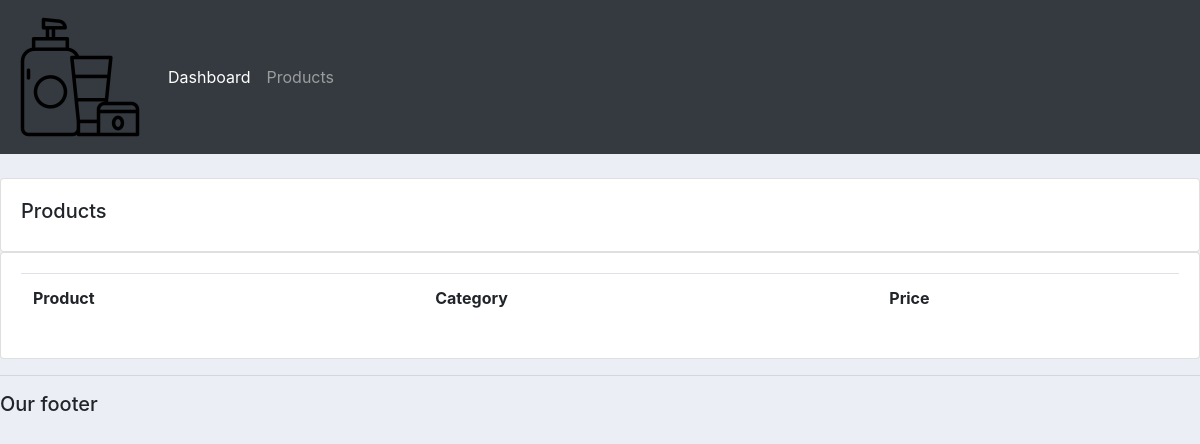
Before: /products/ with the older database file.
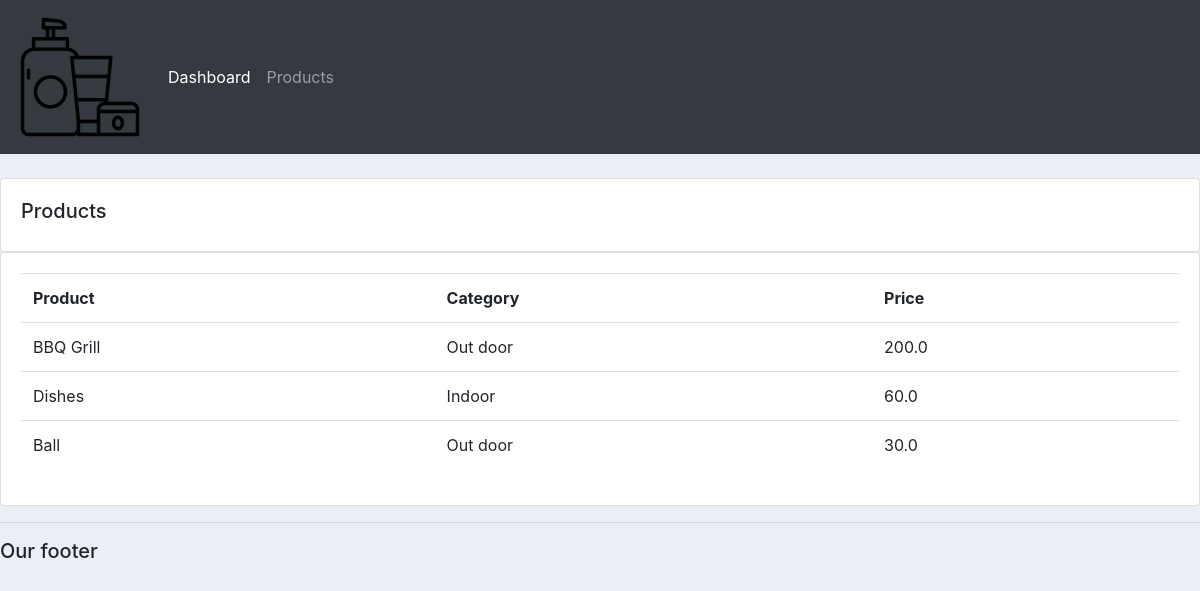
After: the same page with the newer database file.
### accounts/models.py (models this page shows, shortened)
class Product(models.Model):
    CATEGORY = (
                ('Indoor','Indoor'),
                ('Out door','Out door'),
            )
    name = models.CharField(max_length=200,null=True)
    price = models.FloatField(null=True)
    category = models.CharField(max_length=200,null=True,choices=CATEGORY)
    description = models.CharField(max_length=200,null=True, blank=True)
    date_created = models.DateTimeField(auto_now_add=True,null=True)
    tags = models.ManyToManyField(Tag)

### accounts/views.py (the view)
# urls.py: path('products/',views.products, name="products"),
def products(request):
    products = Product.objects.all()
    return render(request,'accounts/products.html',{
        'products':products
    })

### accounts/templates/accounts/products.html
{% extends 'accounts/main.html' %}
{% block content %}
<br>
<div class="row">
    <div class="col-md">
        <div class="card card-body">
            <h5>Products</h5>
        </div>
        <div class="card card-body">
            <table class="table">
                <tr>
                    <th>Product</th>
                    <th>Category</th>
                    <th>Price</th>
                </tr>
                {% for i in products %}
                    <tr>
                        <td>
                            {{ i.name }}
                        </td>
                        <td>
                            {{ i.category }}
                        </td>
                        <td>
                            {{ i.price }}
                        </td>
                    </tr>
                {% endfor %}
            </table>
        </div>
    </div>
</div>
{% endblock %}

### accounts/templates/accounts/main.html (shortened to what this page needs)
{% load static %}
<!DOCTYPE html>
<html>
    <head>
        <link rel="stylesheet" href="https://stackpath.bootstrapcdn.com/bootstrap/4.3.1/css/bootstrap.min.css">
        <link rel="stylesheet" type="text/css" href="{% static '/css/main.css' %}"/>
    </head>
    <body>
        {% include 'accounts/navbar.html' %}
        {% block content %}{% endblock %}
        <hr>
        <h5>Our footer</h5>
    </body>
</html>

### accounts/templates/accounts/navbar.html (shortened to what this page needs)
{% load static %}
<nav class="navbar navbar-expand-lg navbar-dark bg-dark">
    <a class="navbar-brand" href="#"><img src="{% static 'images/cosmetics.png' %}"></a>
    <div class="collapse navbar-collapse" id="navbarNav">
      <ul class="navbar-nav">
        <li class="nav-item active">
          <a class="nav-link" href="{% url 'home' %}">Dashboard</a>
        </li>
        <li class="nav-item">
          <a class="nav-link" href="{% url 'products' %}">Products</a>
        </li>
      </ul>
    </div>
  </nav>

### static/css/main.css (style rules this page uses)
body { background-color: #ebeff5; }

Changed rows visible on the page:
added Product: name "BBQ Grill", category "Out door", price "200.0"
added Product: name "Dishes", category "Indoor", price "60.0"
added Product: name "Ball", category "Out door", price "30.0"
